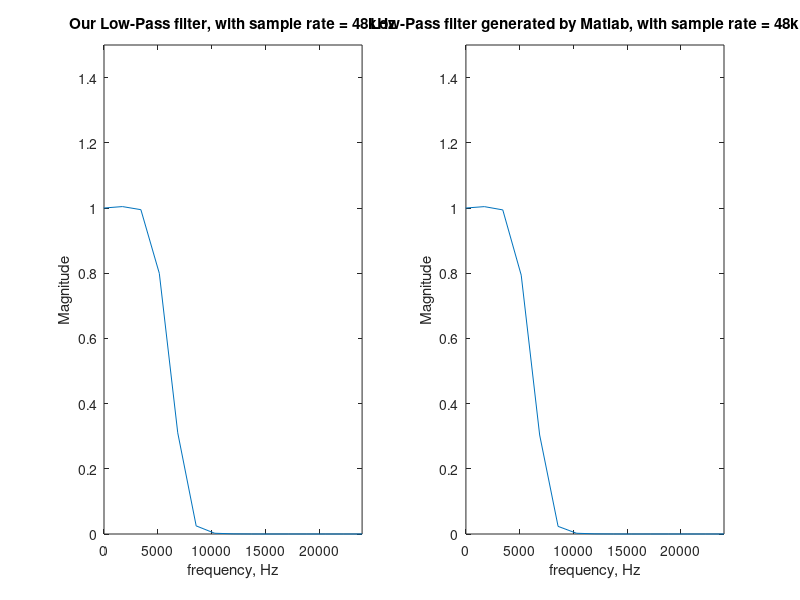
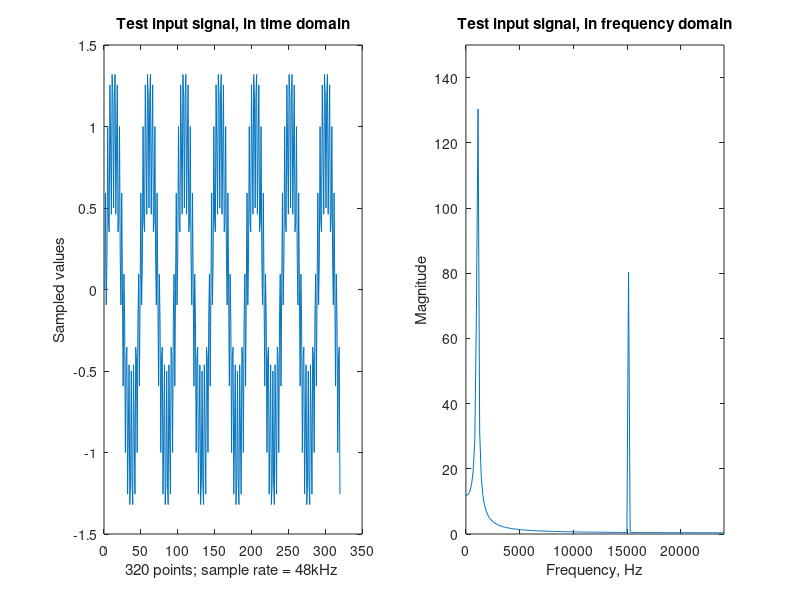
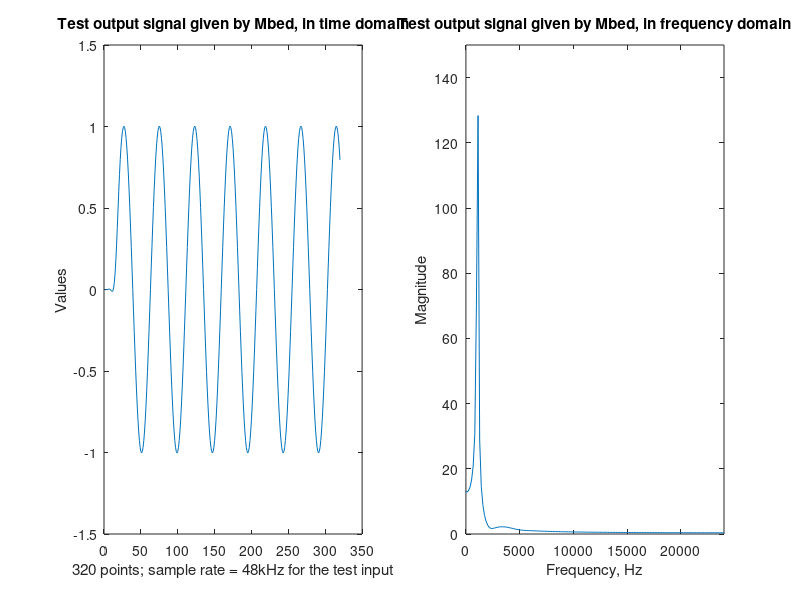
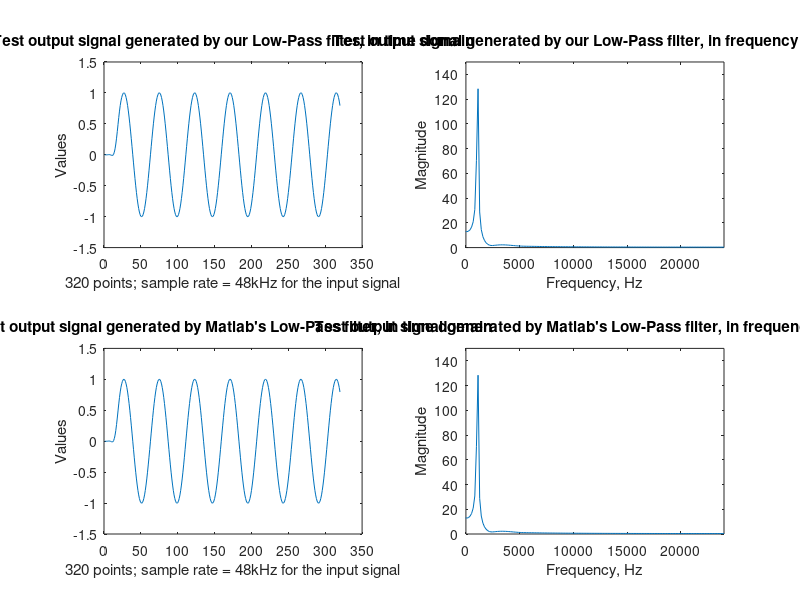

Recreate these plots in MATLAB, in order.
clear;

%Part1: Use the coefficients specified by us to build a low-pass filter.
%combined with
%Part2: Use the matlab function 'fir1()' to generate a low-pass filter.
fileID_coefficient = fopen('coefficient.txt','r');
formatSpec = '%f';
size_coefficient = [1 Inf];
our_low_pass_filter = fscanf(fileID_coefficient,formatSpec,size_coefficient);
fclose(fileID_coefficient);
H_our_low_pass = fftshift(fft(our_low_pass_filter));
H_our_low_pass_abs = abs(H_our_low_pass);

h = fir1(28, 6/24); %FIR generated by Matlab
H_low_pass_generated_by_matlab = fftshift(fft(h));
H_low_pass_generated_by_matlab_abs = abs(H_low_pass_generated_by_matlab);
ww = linspace(-24000, 24000, 29)';

figure
subplot(1,2,1), plot(ww, H_our_low_pass_abs);
axis([0 24000 0 1.5])
xlabel('frequency, Hz')
ylabel('Magnitude')
title('Our Low-Pass filter, with sample rate = 48kHz')
subplot(1,2,2), plot(ww, H_low_pass_generated_by_matlab_abs);
axis([0 24000 0 1.5])
xlabel('frequency, Hz')
ylabel('Magnitude')
title('Low-Pass filter generated by Matlab, with sample rate = 48kHz')


%Part3: inputting the test_input signal, which is provided by the CMSIS example, our low-pass filter.
fileID = fopen('input_1k_and_15k.txt','r'); %1k and 15k input signal
formatSpec = '%f';
size_of_input = [1 Inf];
test_input = fscanf(fileID,formatSpec,size_of_input);
fclose(fileID);
for i=1:320
    test_input_list(i)=test_input(i);
end
test_input_fourier_abs=abs(fftshift(fft(test_input_list)));
www = linspace(-24000, 24000, 320)';

figure
subplot(1,2,1), plot(test_input_list);
xlabel('320 points; sample rate = 48kHz ')
ylabel('Sampled values')
title('Test input signal, in time domain')
subplot(1,2,2), plot(www, test_input_fourier_abs);
axis([0 24000 0 150]) 
xlabel('Frequency, Hz')
ylabel('Magnitude')
title('Test input signal, in frequency domain')


%We test if the given test_output really corresponds to the output filtered by filters.
fileID_test_output = fopen('output_1k_and_15k.txt','r');
formatSpec = '%f';
size_test_output = [1 Inf];
test_output_given_by_Mbed = fscanf(fileID_test_output,formatSpec,size_test_output);
fclose(fileID_test_output);
test_output_freq_abs = abs(fftshift(fft(test_output_given_by_Mbed)));
figure 
subplot(1,2,1), plot(test_output_given_by_Mbed);
xlabel('320 points; sample rate = 48kHz for the test input')
ylabel('Values')
title('Test output signal given by Mbed, in time domain')
subplot(1,2,2), plot(www, test_output_freq_abs);
axis([0 24000 0 150]) 
xlabel('Frequency, Hz')
ylabel('Magnitude')
title('Test output signal given by Mbed, in frequency domain')



%Part4: check the output signals generated by our LP filter and by Matlab's
%filter, see if the results are the same.
test_output_signal_by_our_LP_filter = filter(our_low_pass_filter,1,test_input_list);
test_output_fourier_by_our_LP_abs=abs(fftshift(fft(test_output_signal_by_our_LP_filter)));

test_output_signal_by_matlab_filter = filter(h,1,test_input_list);
test_output_fourier_by_matlab_abs=abs(fftshift(fft(test_output_signal_by_matlab_filter)));

figure
subplot(2,2,1), plot(test_output_signal_by_our_LP_filter);
xlabel('320 points; sample rate = 48kHz for the input signal')
ylabel('Values')
title('Test output signal generated by our Low-Pass filter, in time domain')
subplot(2,2,2), plot(www, test_output_fourier_by_our_LP_abs);
axis([0 24000 0 150]) 
xlabel('Frequency, Hz')
ylabel('Magnitude')
title('Test output signal generated by our Low-Pass filter, in frequency domain')

subplot(2,2,3), plot(test_output_signal_by_matlab_filter);
xlabel('320 points; sample rate = 48kHz for the input signal')
ylabel('Values')
title("Test output signal generated by Matlab's Low-Pass filter, in time domain")
subplot(2,2,4), plot(www, test_output_fourier_by_matlab_abs);
xlabel('Frequency, Hz')
ylabel('Magnitude')
title("Test output signal generated by Matlab's Low-Pass filter, in frequency domain")
axis([0 24000 0 150]) 
%Untill now, verification done.


%Part5: Process our Mbed's gyro signal.
fileID = fopen('newest_gyro_input.txt','r'); %new gyro input
formatSpec = '%f';
gyro_input_size = [3 320];
gyro_input = fscanf(fileID,formatSpec,gyro_input_size);
fclose(fileID);

for i=1:320
    x(i) = gyro_input(1,i);
    y(i) = gyro_input(2,i);
    z(i) = gyro_input(3,i);
end

figure 
subplot(1,3,1), plot(x)
xlabel('320 points; sample rate = 100Hz')
ylabel('Sampled values')
title('Input from mbed, gyroX, time domain');
subplot(1,3,2), plot(y)
xlabel('320 points; sample rate = 100Hz')
ylabel('Sampled values')
title('Input from mbed, gyroY, time domain');
subplot(1,3,3), plot(z)
xlabel('320 points; sample rate = 100Hz')
ylabel('Sampled values')
title('Input from mbed, gyroZ, time domain');



Xdft = fftshift(fft(x));
Xmagnitude = abs(Xdft);
Ymagnitude = abs((fftshift(fft(y))));
Zmagnitude = abs((fftshift(fft(z))));
w = linspace(-50, 50, 320)'; %since our sampling frequency is 100 hz.

figure
subplot(1,3,1), plot(w, Xmagnitude);
xlabel('Frequency, Hz')
ylabel('Magnitude')
title('Frequency domain of input gyro X signal');
axis([0 50 0 5*10^6])
%hold on;
subplot(1,3,2), plot(w, Ymagnitude);
xlabel('Frequency, Hz')
ylabel('Magnitude')
title('Frequency domain of input gyro Y signal');
axis([0 50 0 2*10^7])
%hold on;
subplot(1,3,3), plot(w, Zmagnitude);
xlabel('Frequency, Hz')
ylabel('Magnitude')
title('Frequency domain of input gyro Z signal');
axis([0 50 0 5*10^6])

%%%



h = fir1(28, 6/24); %FIR generated by Matlab

fileIDD = fopen('newest_gyro_output.txt','r');
formatSpec = '%f';
sizeB = [3 320];
gyro_output_by_mbed = fscanf(fileIDD,formatSpec,sizeB);

for i=1:320
    x_output_by_mbed(i) = gyro_output_by_mbed(1,i);
    y_output_by_mbed(i) = gyro_output_by_mbed(2,i);
    z_output_by_mbed(i) = gyro_output_by_mbed(3,i);
end
figure 
subplot(1,3,1), plot(x_output_by_mbed)
xlabel('320 points; sample rate = 100Hz for the input signal')
ylabel('Values')
title('Output from mbed, gyroX');
subplot(1,3,2), plot(y_output_by_mbed)
xlabel('320 points; sample rate = 100Hz for the input signal')
ylabel('Values')
title('Output from mbed, gyroY');
subplot(1,3,3), plot(z_output_by_mbed)
xlabel('320 points; sample rate = 100Hz for the input signal')
ylabel('Values')
title('Output from mbed, gyroZ');


x_output_by_matlab = filter(h, 1, x);
y_output_by_matlab = filter(h, 1, y);
z_output_by_matlab = filter(h, 1, z);
figure
subplot(1,3,1), plot(x_output_by_matlab)
xlabel('320 points; sample rate = 100Hz for the input signal')
ylabel('Values')
title('Output from matlab, gyroX');
subplot(1,3,2), plot(y_output_by_matlab)
xlabel('320 points; sample rate = 100Hz for the input signal')
ylabel('Values')
title('Output from matlab, gyroY');
subplot(1,3,3), plot(z_output_by_matlab)
xlabel('320 points; sample rate = 100Hz for the input signal')
ylabel('Values')
title('Output from matlab, gyroZ');


%We compare the frequency domain of different outputs.
X_output_mbed_freq_magnitude = abs((fftshift(fft(x_output_by_mbed))));
Y_output_mbed_freq_magnitude = abs((fftshift(fft(y_output_by_mbed))));
Z_output_mbed_freq_magnitude = abs((fftshift(fft(z_output_by_mbed))));

X_output_matlab_freq_magnitude = abs((fftshift(fft(x_output_by_matlab))));
Y_output_matlab_freq_magnitude = abs((fftshift(fft(y_output_by_matlab))));
Z_output_matlab_freq_magnitude = abs((fftshift(fft(z_output_by_matlab))));
figure
subplot(2,3,1), plot(w, Xmagnitude);
xlabel('Frequency, Hz')
ylabel('Magnitude')
title('Frequency domain of input gyro X signal');
axis([0 50 0 5*10^6])
subplot(2,3,2), plot(w, Ymagnitude);
xlabel('Frequency, Hz')
ylabel('Magnitude')
title('Frequency domain of input gyro Y signal');
axis([0 50 0 2*10^7])
subplot(2,3,3), plot(w, Zmagnitude);
xlabel('Frequency, Hz')
ylabel('Magnitude')
title('Frequency domain of input gyro Z signal');
axis([0 50 0 5*10^6])
subplot(2,3,4), plot(w, X_output_mbed_freq_magnitude);
xlabel('Frequency, Hz')
ylabel('Magnitude')
title('Frequency domain of output gyro X signal(by Mbed)');
axis([0 50 0 5*10^6])
subplot(2,3,5), plot(w, Y_output_mbed_freq_magnitude);
xlabel('Frequency, Hz')
ylabel('Magnitude')
title('Frequency domain of output gyro Y signal(by Mbed)');
axis([0 50 0 2*10^7])
subplot(2,3,6), plot(w, Z_output_mbed_freq_magnitude);
xlabel('Frequency, Hz')
ylabel('Magnitude')
title('Frequency domain of output gyro Z signal(by Mbed)');
axis([0 50 0 5*10^6])

%%%
figure
subplot(2,3,1), plot(w, Xmagnitude);
xlabel('Frequency, Hz')
ylabel('Magnitude')
title('Frequency domain of input gyro X signal');
axis([0 50 0 5*10^6])
subplot(2,3,2), plot(w, Ymagnitude);
xlabel('Frequency, Hz')
ylabel('Magnitude')
title('Frequency domain of input gyro Y signal');
axis([0 50 0 2*10^7])
subplot(2,3,3), plot(w, Zmagnitude);
xlabel('Frequency, Hz')
ylabel('Magnitude')
title('Frequency domain of input gyro Z signal');
axis([0 50 0 5*10^6])
subplot(2,3,4), plot(w, X_output_matlab_freq_magnitude);
xlabel('Frequency, Hz')
ylabel('Magnitude')
title('Frequency domain of output gyro X signal(by Matlab)');
axis([0 50 0 5*10^6])
subplot(2,3,5), plot(w, Y_output_matlab_freq_magnitude);
xlabel('Frequency, Hz')
ylabel('Magnitude')
title('Frequency domain of output gyro Y signal(by Matlab)');
axis([0 50 0 2*10^7])
subplot(2,3,6), plot(w, Z_output_matlab_freq_magnitude);
xlabel('Frequency, Hz')
ylabel('Magnitude')
title('Frequency domain of output gyro Z signal(by Matlab)');
axis([0 50 0 5*10^6])



